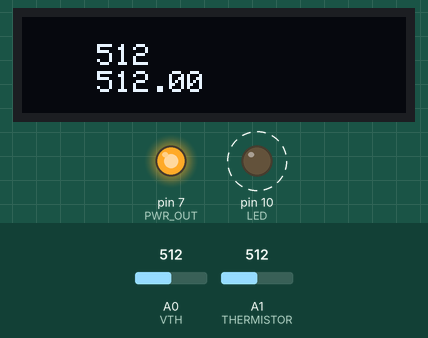
The sketch below on a simulated Arduino Uno, built with avr-gcc and run on an emulated ATmega328P. On the bench: 128×32 one-colour display, output pins drawn as LEDs (lit = HIGH). Dashed ring = blinking. Inputs (shaded band) come from the test bench; at power-on: A0 (VTH) = 512, A1 (THERMISTOR) = 512. The display library's start-up logo is not drawn.

Above: at 3.9 s.
4.0 s: A0 (VTH) set to 716
At 7.9 s:
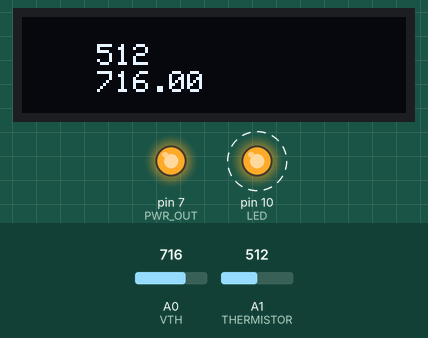
11.2 s: A1 (THERMISTOR) set to 716
At 14.8 s:
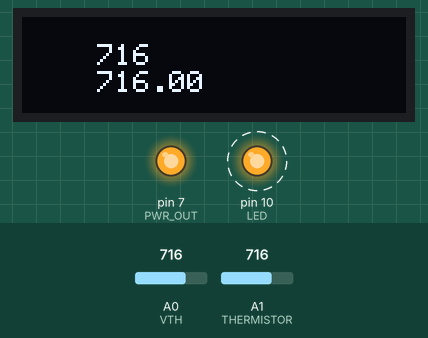
15.9 s: A0 (VTH) set to 900
At 20.2 s:
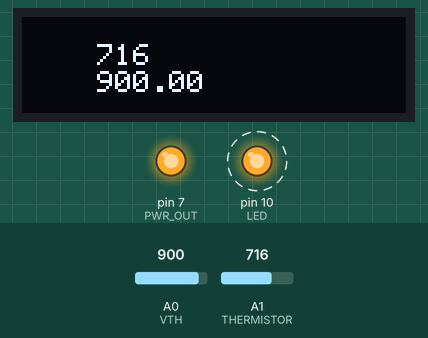
20.9 s: A1 (THERMISTOR) set to 900
At 22.8 s:
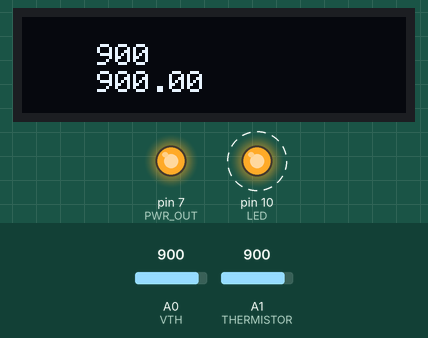
23.4 s: A0 (VTH) set to 1023
At 25.5 s:
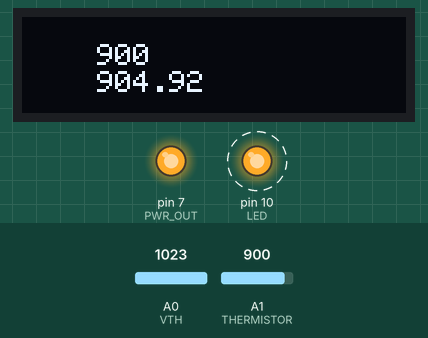
25.9 s: A1 (THERMISTOR) set to 1023
At 28.2 s:
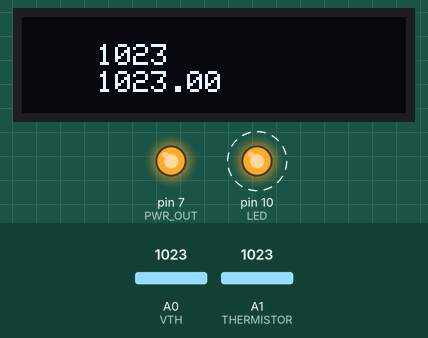
Timing chart, 0 to 29.5 s (numbered marks = the images above; inputs shaded):
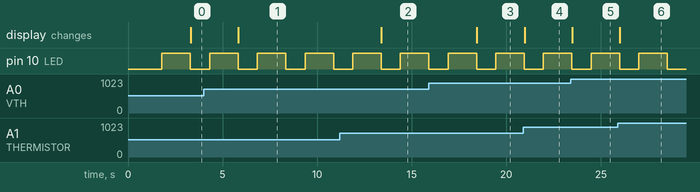

Measured:
- after the input at 4.0 s, the display: changes after 1.8 s (image 1)
- after the input at 11.2 s, the display: changes after 2.2 s (image 2)
- after the input at 15.9 s, the display: changes after 2.5 s (image 3)
- after the input at 20.9 s, the display: changes after 0.06 s (image 4)
- after the input at 23.4 s, the display: changes after 0.09 s (image 5)
- after the input at 25.9 s, the display: changes after 0.11 s (image 6)
- by itself, pin 10 (LED): alternates HIGH for 1.5 s and LOW for 1.0 s

The sketch:

power.ino
```cpp
#include <OneButton.h>
#include <Wire.h>
#include <Adafruit_SSD1306.h>
#include <avr/pgmspace.h>
#include <RunningMedian.h>

#define PWR_IN 6
#define PWR_OUT 7
#define VTH 14
#define LED 10
#define THERMISTOR 15

#define SE 0.02722
#define ADC2V 0.0049
#define GAIN 496.49
#define AMBIENT 70
#define EXP 4

#define SCREEN_WIDTH 128 // OLED display width, in pixels
#define SCREEN_HEIGHT 32 // OLED display height, in pixels

#define OLED_RESET     -1 // Reset pin # (or -1 if sharing Arduino reset pin)
#define SCREEN_ADDRESS 0x3C ///< See datasheet for Address; 0x3D for 128x64, 0x3C for 128x32
Adafruit_SSD1306 display(SCREEN_WIDTH, SCREEN_HEIGHT, &Wire, OLED_RESET);

bool power_on = false;

float temp = 0;

RunningMedian temp_samples = RunningMedian(50);

void setup() {
  // put your setup code here, to run once:
  pinMode(VTH,INPUT);
  pinMode(THERMISTOR, INPUT);
  pinMode(PWR_OUT, OUTPUT);
  pinMode(LED, OUTPUT);

  digitalWrite(PWR_OUT, HIGH);

  // SSD1306_SWITCHCAPVCC = generate display voltage from 3.3V internally
  if(!display.begin(SSD1306_SWITCHCAPVCC, SCREEN_ADDRESS)) {
    // Serial.println(F("SSD1306 allocation failed"));
    for(;;); // Don't proceed, loop forever
  }

  // Show initial display buffer contents on the screen --
  // the library initializes this with an Adafruit splash screen.
  display.display();
  delay(1750); // Pause for 2 seconds

  // Clear the buffer
  display.clearDisplay();

  // Default Font
  display.setTextSize(1);
  display.setTextColor(SSD1306_WHITE);
  display.cp437(true);

  digitalWrite(LED, LOW);
}

void loop() {

  display.clearDisplay();
  display.setCursor(25, 9);
//  temp = analogRead(VTH)*ADC2V-2.5;
//  temp /= SE;
//  temp += pow(AMBIENT,EXP);
//  temp = pow(temp, 1/EXP);
  digitalWrite(LED, HIGH);
  temp_samples.clear();
  for(int i = 0; i < 50; i++) {
    temp_samples.add(analogRead(VTH));
    delay(30);
  }
//  //digitalWrite(BUZZ, LOW);
  temp = temp_samples.getAverage();
  display.print(analogRead(THERMISTOR));
  display.setCursor(25, 18);

  display.print(temp);
  digitalWrite(LED, LOW);

  refresh(1000);

}

void refresh(int displayDelay) {
  display.display();
  delay(displayDelay);
  display.clearDisplay();
}
```
